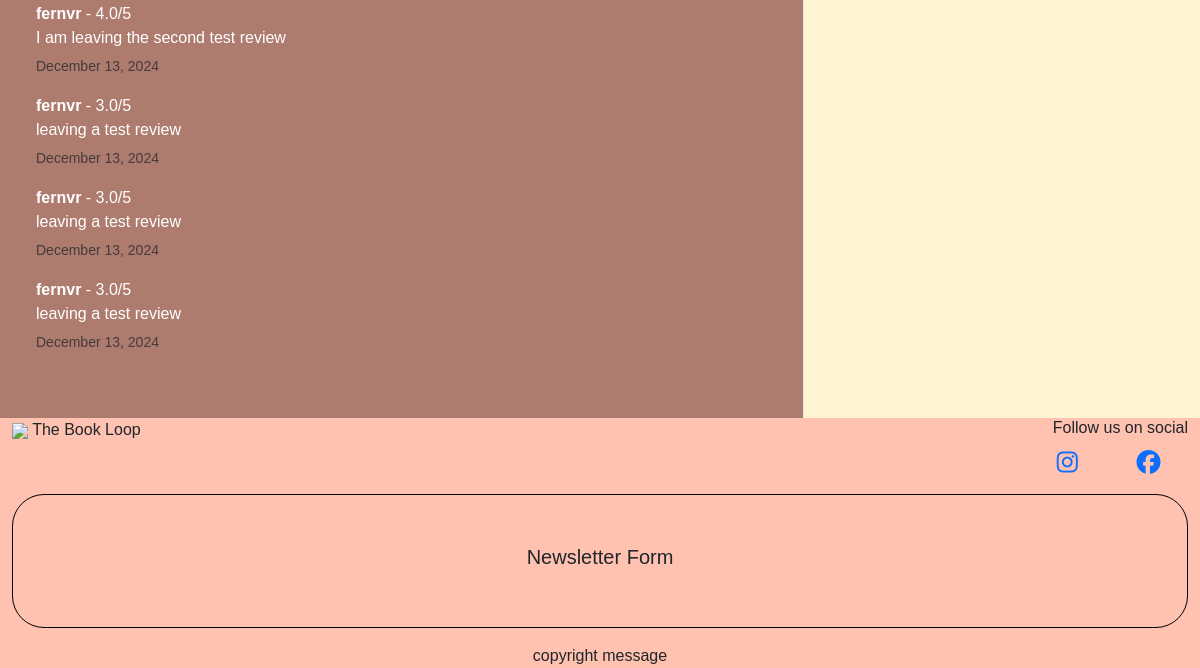
The app's page /bookstore/book/2/ (lower part), older data.
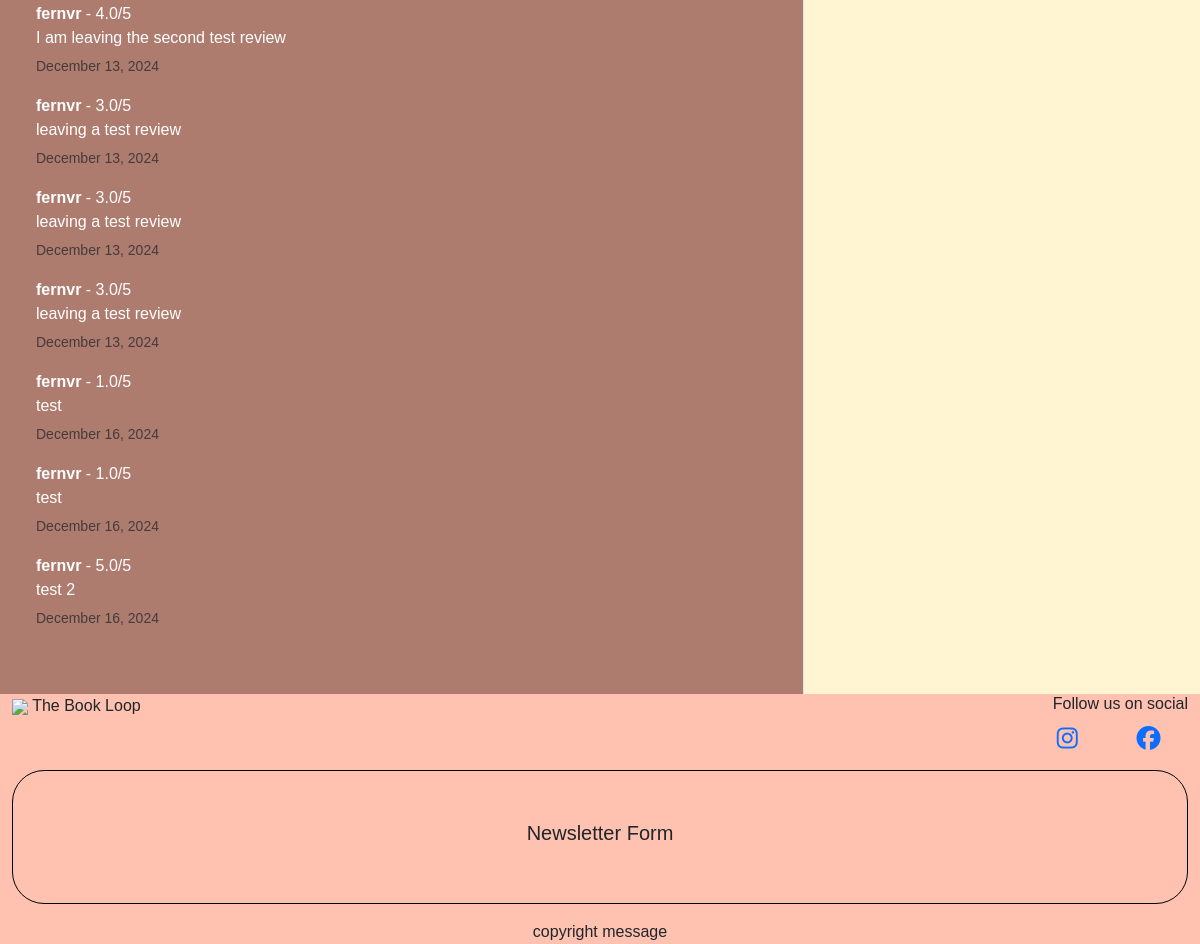
The same page, newer data.
### bookstore/models.py (models this page shows, shortened)
class Review(models.Model):
    author = models.ForeignKey(
        User, on_delete=models.CASCADE, related_name="reviewer"
    )
    book = models.ForeignKey(
        Book, on_delete=models.CASCADE, related_name="book_reviewed"
    )
    review = models.TextField()
    rating = models.DecimalField(max_digits=2, decimal_places=1, null=True, blank=True)
    created_on = models.DateTimeField(auto_now_add=True)
    class Meta:
        ordering = ["created_on"]

### bookstore/views.py (the view, shortened to what this page needs)
# urls.py: path('book/<int:book_id>/', views.book_detail, name='book_detail'),
def book_detail(request, book_id):
    book = get_object_or_404(Book, pk=book_id)
    reviews = Review.objects.filter(book=book)
    form = ReviewForm()
    context = {
        'book': book,
        'reviews': reviews,
        'form': form,
    }
    return render(request, 'bookstore/book_detail.html', context)

### basket/contexts.py (called while the page is built, shortened)
def basket_contents(request):
    basket_items = []
    total = 0
    book_count = 0
    basket = request.session.get('basket', {})
    delivery = Decimal(3) if total < 40 else Decimal(0)
    grand_total = delivery + total
    context = {
        'basket_items': basket_items,
        'total': total,
        'book_count': book_count,
        'delivery': delivery,
        'free_delivery_threshold': 40,
        'grand_total': grand_total,
        }
    return context

### bookstore/templates/bookstore/book_detail.html (shortened to what this page needs)
{% extends 'base.html' %}
{% load static %}
{% block content %}
<section id="reviews">
	<div class="row">
		<div class="col-md-8 review-list p-5 border-end">
			{% if reviews %}
			<ul class="list-unstyled">
				{% for review in reviews %}
				<li class="mb-3">
					<strong>{{ review.author.username }}</strong> - {{ review.rating }}/5
					<p class="mb-1">{{ review.review }}</p>
					<small class="text-muted">{{ review.created_on|date:"F j, Y" }}</small>
				</li>
				{% endfor %}
			</ul>
			{% else %}
			<p>No reviews yet. Be the first to review!</p>
			{% endif %}
		</div>
		<div class="col-md-4 add-review">
		</div>
	</div>
</section>
{% endblock %}

Row changes from the older to the newer data that the page shows:
added Review: author.username "fernvr", rating "1.0", review "test", created_on "December 16, 2024"
added Review: author.username "fernvr", rating "1.0", review "test", created_on "December 16, 2024"
added Review: author.username "fernvr", rating "5.0", review "test 2", created_on "December 16, 2024"
